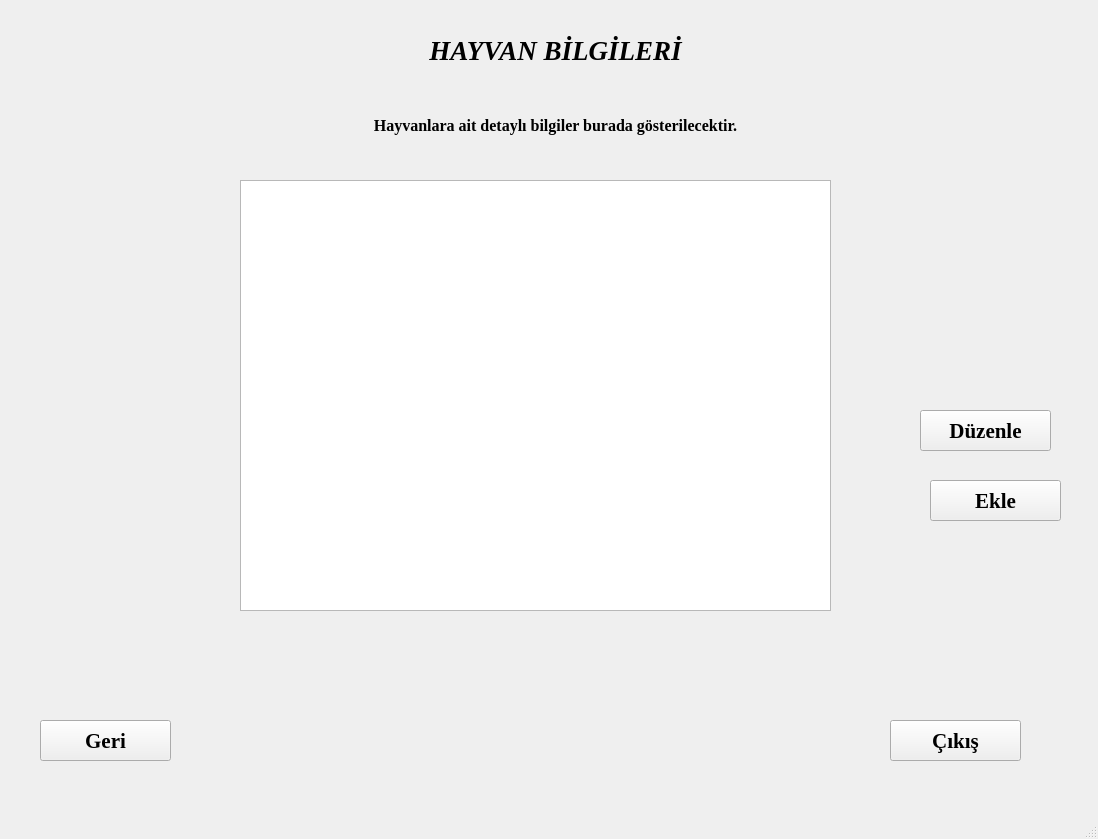
<?xml version="1.0" encoding="UTF-8"?>
<ui version="4.0">
 <class>MainWindow</class>
 <widget class="QMainWindow" name="MainWindow">
  <property name="geometry">
   <rect>
    <x>0</x>
    <y>0</y>
    <width>1098</width>
    <height>839</height>
   </rect>
  </property>
  <property name="windowTitle">
   <string>MainWindow</string>
  </property>
  <widget class="QWidget" name="centralwidget">
   <widget class="QLabel" name="label">
    <property name="geometry">
     <rect>
      <x>10</x>
      <y>0</y>
      <width>1071</width>
      <height>791</height>
     </rect>
    </property>
    <property name="text">
     <string/>
    </property>
    <property name="pixmap">
     <pixmap>arka_plan2.jpg</pixmap>
    </property>
    <property name="scaledContents">
     <bool>true</bool>
    </property>
   </widget>
   <widget class="QLabel" name="lbl_hayvan_bilgileri_baslik">
    <property name="geometry">
     <rect>
      <x>370</x>
      <y>20</y>
      <width>371</width>
      <height>61</height>
     </rect>
    </property>
    <property name="font">
     <font>
      <family>Times New Roman</family>
      <pointsize>20</pointsize>
      <weight>75</weight>
      <italic>true</italic>
      <bold>true</bold>
     </font>
    </property>
    <property name="text">
     <string>&lt;html&gt;&lt;head/&gt;&lt;body&gt;&lt;p align=&quot;center&quot;&gt;HAYVAN BİLGİLERİ&lt;/p&gt;&lt;/body&gt;&lt;/html&gt;</string>
    </property>
   </widget>
   <widget class="QLabel" name="lbl_hayvan_bilgileri_icerik">
    <property name="geometry">
     <rect>
      <x>320</x>
      <y>100</y>
      <width>471</width>
      <height>51</height>
     </rect>
    </property>
    <property name="font">
     <font>
      <family>Times New Roman</family>
      <pointsize>12</pointsize>
      <weight>75</weight>
      <bold>true</bold>
     </font>
    </property>
    <property name="text">
     <string>&lt;html&gt;&lt;head/&gt;&lt;body&gt;&lt;p align=&quot;center&quot;&gt;Hayvanlara ait detaylı bilgiler burada gösterilecektir.&lt;/p&gt;&lt;/body&gt;&lt;/html&gt;</string>
    </property>
   </widget>
   <widget class="QPushButton" name="btn_geri_hayvan">
    <property name="geometry">
     <rect>
      <x>40</x>
      <y>720</y>
      <width>131</width>
      <height>41</height>
     </rect>
    </property>
    <property name="font">
     <font>
      <family>Times New Roman</family>
      <pointsize>16</pointsize>
      <weight>75</weight>
      <bold>true</bold>
     </font>
    </property>
    <property name="text">
     <string>Geri</string>
    </property>
   </widget>
   <widget class="QPushButton" name="btn_cikis_hayvan">
    <property name="geometry">
     <rect>
      <x>890</x>
      <y>720</y>
      <width>131</width>
      <height>41</height>
     </rect>
    </property>
    <property name="font">
     <font>
      <family>Times New Roman</family>
      <pointsize>16</pointsize>
      <weight>75</weight>
      <bold>true</bold>
     </font>
    </property>
    <property name="text">
     <string>Çıkış</string>
    </property>
   </widget>
   <widget class="QTableWidget" name="tbl_hayvan_bilgileri">
    <property name="geometry">
     <rect>
      <x>240</x>
      <y>180</y>
      <width>591</width>
      <height>431</height>
     </rect>
    </property>
    <property name="font">
     <font>
      <family>Times New Roman</family>
      <pointsize>12</pointsize>
      <weight>75</weight>
      <bold>true</bold>
     </font>
    </property>
   </widget>
   <widget class="QPushButton" name="btn_hayvan_ekle">
    <property name="geometry">
     <rect>
      <x>930</x>
      <y>480</y>
      <width>131</width>
      <height>41</height>
     </rect>
    </property>
    <property name="font">
     <font>
      <family>Times New Roman</family>
      <pointsize>16</pointsize>
      <weight>75</weight>
      <bold>true</bold>
     </font>
    </property>
    <property name="text">
     <string>Ekle</string>
    </property>
   </widget>
   <widget class="QPushButton" name="btn_hayvan_duzenle">
    <property name="geometry">
     <rect>
      <x>920</x>
      <y>410</y>
      <width>131</width>
      <height>41</height>
     </rect>
    </property>
    <property name="font">
     <font>
      <family>Times New Roman</family>
      <pointsize>16</pointsize>
      <weight>75</weight>
      <bold>true</bold>
     </font>
    </property>
    <property name="text">
     <string>Düzenle</string>
    </property>
   </widget>
  </widget>
  <widget class="QMenuBar" name="menubar">
   <property name="geometry">
    <rect>
     <x>0</x>
     <y>0</y>
     <width>1098</width>
     <height>26</height>
    </rect>
   </property>
  </widget>
  <widget class="QStatusBar" name="statusbar"/>
 </widget>
 <resources/>
 <connections/>
</ui>
